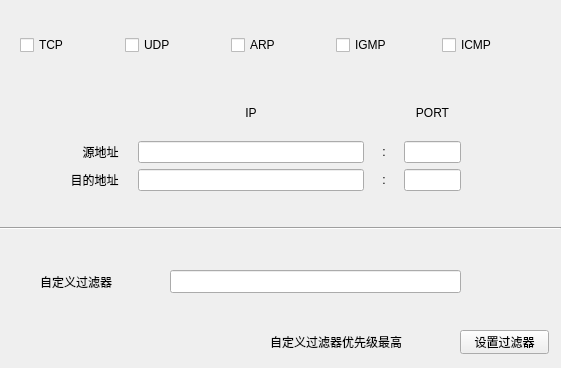
<?xml version="1.0" encoding="UTF-8"?>
<ui version="4.0">
 <class>FilterWidget</class>
 <widget class="QWidget" name="FilterWidget">
  <property name="geometry">
   <rect>
    <x>0</x>
    <y>0</y>
    <width>561</width>
    <height>368</height>
   </rect>
  </property>
  <property name="windowTitle">
   <string>过滤器设置</string>
  </property>
  <widget class="QPushButton" name="pushButton">
   <property name="geometry">
    <rect>
     <x>460</x>
     <y>330</y>
     <width>89</width>
     <height>24</height>
    </rect>
   </property>
   <property name="text">
    <string>设置过滤器</string>
   </property>
  </widget>
  <widget class="QWidget" name="layoutWidget">
   <property name="geometry">
    <rect>
     <x>70</x>
     <y>90</y>
     <width>391</width>
     <height>101</height>
    </rect>
   </property>
   <layout class="QGridLayout" name="gridLayout" columnstretch="1,8,1,2">
    <item row="0" column="1">
     <widget class="QLabel" name="label_3">
      <property name="layoutDirection">
       <enum>Qt::RightToLeft</enum>
      </property>
      <property name="text">
       <string>IP</string>
      </property>
      <property name="alignment">
       <set>Qt::AlignCenter</set>
      </property>
     </widget>
    </item>
    <item row="0" column="3">
     <widget class="QLabel" name="label_4">
      <property name="layoutDirection">
       <enum>Qt::RightToLeft</enum>
      </property>
      <property name="text">
       <string>PORT</string>
      </property>
      <property name="alignment">
       <set>Qt::AlignCenter</set>
      </property>
     </widget>
    </item>
    <item row="1" column="0">
     <widget class="QLabel" name="label">
      <property name="layoutDirection">
       <enum>Qt::RightToLeft</enum>
      </property>
      <property name="text">
       <string>源地址    </string>
      </property>
      <property name="alignment">
       <set>Qt::AlignRight|Qt::AlignTrailing|Qt::AlignVCenter</set>
      </property>
     </widget>
    </item>
    <item row="1" column="1">
     <widget class="QLineEdit" name="lineEdit_srcip"/>
    </item>
    <item row="1" column="3">
     <widget class="QLineEdit" name="lineEdit_srcport"/>
    </item>
    <item row="2" column="0">
     <widget class="QLabel" name="label_2">
      <property name="text">
       <string>目的地址    </string>
      </property>
      <property name="alignment">
       <set>Qt::AlignRight|Qt::AlignTrailing|Qt::AlignVCenter</set>
      </property>
     </widget>
    </item>
    <item row="2" column="1">
     <widget class="QLineEdit" name="lineEdit_dstip"/>
    </item>
    <item row="2" column="3">
     <widget class="QLineEdit" name="lineEdit_dstport"/>
    </item>
    <item row="1" column="2">
     <widget class="QLabel" name="label_5">
      <property name="text">
       <string>:</string>
      </property>
      <property name="alignment">
       <set>Qt::AlignCenter</set>
      </property>
     </widget>
    </item>
    <item row="2" column="2">
     <widget class="QLabel" name="label_6">
      <property name="text">
       <string>:</string>
      </property>
      <property name="alignment">
       <set>Qt::AlignCenter</set>
      </property>
     </widget>
    </item>
   </layout>
  </widget>
  <widget class="QWidget" name="layoutWidget">
   <property name="geometry">
    <rect>
     <x>20</x>
     <y>20</y>
     <width>521</width>
     <height>51</height>
    </rect>
   </property>
   <layout class="QHBoxLayout" name="horizontalLayout">
    <item>
     <widget class="QCheckBox" name="checkBox_tcp">
      <property name="text">
       <string>TCP</string>
      </property>
     </widget>
    </item>
    <item>
     <widget class="QCheckBox" name="checkBox_udp">
      <property name="text">
       <string>UDP</string>
      </property>
     </widget>
    </item>
    <item>
     <widget class="QCheckBox" name="checkBox_arp">
      <property name="text">
       <string>ARP</string>
      </property>
     </widget>
    </item>
    <item>
     <widget class="QCheckBox" name="checkBox_igmp">
      <property name="text">
       <string>IGMP</string>
      </property>
     </widget>
    </item>
    <item>
     <widget class="QCheckBox" name="checkBox_icmp">
      <property name="text">
       <string>ICMP</string>
      </property>
     </widget>
    </item>
   </layout>
  </widget>
  <widget class="Line" name="line_2">
   <property name="geometry">
    <rect>
     <x>0</x>
     <y>220</y>
     <width>561</width>
     <height>16</height>
    </rect>
   </property>
   <property name="orientation">
    <enum>Qt::Horizontal</enum>
   </property>
  </widget>
  <widget class="QLabel" name="label_7">
   <property name="geometry">
    <rect>
     <x>40</x>
     <y>270</y>
     <width>101</width>
     <height>23</height>
    </rect>
   </property>
   <property name="text">
    <string>自定义过滤器</string>
   </property>
  </widget>
  <widget class="QLineEdit" name="lineEdit_filter">
   <property name="geometry">
    <rect>
     <x>170</x>
     <y>270</y>
     <width>291</width>
     <height>23</height>
    </rect>
   </property>
  </widget>
  <widget class="QLabel" name="label_8">
   <property name="geometry">
    <rect>
     <x>270</x>
     <y>330</y>
     <width>171</width>
     <height>24</height>
    </rect>
   </property>
   <property name="text">
    <string>自定义过滤器优先级最高</string>
   </property>
  </widget>
 </widget>
 <resources/>
 <connections/>
</ui>
